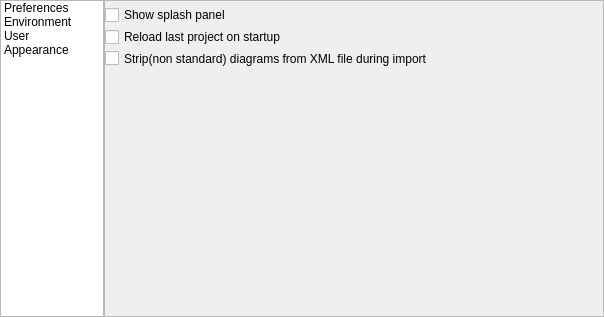
<?xml version="1.0" encoding="UTF-8"?>
<ui version="4.0">
 <class>Form</class>
 <widget class="QWidget" name="Form">
  <property name="geometry">
   <rect>
    <x>0</x>
    <y>0</y>
    <width>604</width>
    <height>317</height>
   </rect>
  </property>
  <property name="sizePolicy">
   <sizepolicy hsizetype="Fixed" vsizetype="Fixed">
    <horstretch>0</horstretch>
    <verstretch>0</verstretch>
   </sizepolicy>
  </property>
  <property name="minimumSize">
   <size>
    <width>604</width>
    <height>317</height>
   </size>
  </property>
  <property name="maximumSize">
   <size>
    <width>604</width>
    <height>317</height>
   </size>
  </property>
  <property name="baseSize">
   <size>
    <width>604</width>
    <height>317</height>
   </size>
  </property>
  <property name="windowTitle">
   <string>Form</string>
  </property>
  <layout class="QHBoxLayout" name="horizontalLayout">
   <property name="spacing">
    <number>0</number>
   </property>
   <property name="leftMargin">
    <number>0</number>
   </property>
   <property name="topMargin">
    <number>0</number>
   </property>
   <property name="rightMargin">
    <number>0</number>
   </property>
   <property name="bottomMargin">
    <number>0</number>
   </property>
   <item>
    <layout class="QHBoxLayout" name="horizontalLayout_3">
     <property name="spacing">
      <number>0</number>
     </property>
     <property name="leftMargin">
      <number>0</number>
     </property>
     <property name="rightMargin">
      <number>0</number>
     </property>
     <item>
      <widget class="QListWidget" name="listWidget">
       <property name="sizePolicy">
        <sizepolicy hsizetype="MinimumExpanding" vsizetype="Expanding">
         <horstretch>0</horstretch>
         <verstretch>0</verstretch>
        </sizepolicy>
       </property>
       <property name="minimumSize">
        <size>
         <width>100</width>
         <height>0</height>
        </size>
       </property>
       <property name="spacing">
        <number>6</number>
       </property>
       <item>
        <property name="text">
         <string>Preferences</string>
        </property>
       </item>
       <item>
        <property name="text">
         <string>Environment</string>
        </property>
       </item>
       <item>
        <property name="text">
         <string>User</string>
        </property>
       </item>
       <item>
        <property name="text">
         <string>Appearance</string>
        </property>
       </item>
      </widget>
     </item>
     <item>
      <widget class="QStackedWidget" name="stackedWidget">
       <property name="sizePolicy">
        <sizepolicy hsizetype="Fixed" vsizetype="Fixed">
         <horstretch>0</horstretch>
         <verstretch>0</verstretch>
        </sizepolicy>
       </property>
       <property name="minimumSize">
        <size>
         <width>500</width>
         <height>315</height>
        </size>
       </property>
       <property name="baseSize">
        <size>
         <width>500</width>
         <height>315</height>
        </size>
       </property>
       <property name="mouseTracking">
        <bool>false</bool>
       </property>
       <property name="frameShape">
        <enum>QFrame::StyledPanel</enum>
       </property>
       <property name="frameShadow">
        <enum>QFrame::Plain</enum>
       </property>
       <property name="currentIndex">
        <number>0</number>
       </property>
       <widget class="QWidget" name="preferencesPage">
        <property name="enabled">
         <bool>true</bool>
        </property>
        <layout class="QVBoxLayout" name="verticalLayout_4">
         <property name="spacing">
          <number>0</number>
         </property>
         <property name="sizeConstraint">
          <enum>QLayout::SetDefaultConstraint</enum>
         </property>
         <property name="leftMargin">
          <number>0</number>
         </property>
         <property name="topMargin">
          <number>0</number>
         </property>
         <property name="rightMargin">
          <number>0</number>
         </property>
         <property name="bottomMargin">
          <number>0</number>
         </property>
         <item>
          <layout class="QHBoxLayout" name="horizontalLayout_4">
           <property name="spacing">
            <number>0</number>
           </property>
           <item>
            <layout class="QVBoxLayout" name="verticalLayout_5">
             <property name="spacing">
              <number>6</number>
             </property>
             <property name="sizeConstraint">
              <enum>QLayout::SetNoConstraint</enum>
             </property>
             <property name="topMargin">
              <number>6</number>
             </property>
             <property name="bottomMargin">
              <number>250</number>
             </property>
             <item>
              <widget class="QCheckBox" name="showSpashPanelCheck">
               <property name="text">
                <string>Show splash panel</string>
               </property>
              </widget>
             </item>
             <item>
              <widget class="QCheckBox" name="ReloadLastProjectCheck">
               <property name="text">
                <string>Reload last project on startup</string>
               </property>
              </widget>
             </item>
             <item>
              <widget class="QCheckBox" name="StripCheck">
               <property name="text">
                <string>Strip(non standard) diagrams from XML file during import</string>
               </property>
              </widget>
             </item>
            </layout>
           </item>
          </layout>
         </item>
        </layout>
       </widget>
       <widget class="QWidget" name="environmentPage">
        <property name="enabled">
         <bool>true</bool>
        </property>
        <layout class="QVBoxLayout" name="verticalLayout_3">
         <property name="spacing">
          <number>6</number>
         </property>
         <property name="leftMargin">
          <number>0</number>
         </property>
         <property name="topMargin">
          <number>0</number>
         </property>
         <property name="rightMargin">
          <number>0</number>
         </property>
         <property name="bottomMargin">
          <number>0</number>
         </property>
         <item>
          <layout class="QHBoxLayout" name="horizontalLayout_6">
           <property name="spacing">
            <number>0</number>
           </property>
           <item>
            <layout class="QVBoxLayout" name="verticalLayout_6">
             <property name="spacing">
              <number>6</number>
             </property>
             <property name="topMargin">
              <number>6</number>
             </property>
             <item>
              <widget class="QLabel" name="label">
               <property name="text">
                <string>Output file format</string>
               </property>
              </widget>
             </item>
             <item>
              <widget class="QComboBox" name="outputFormatComboBox">
               <item>
                <property name="text">
                 <string>GIF</string>
                </property>
               </item>
               <item>
                <property name="text">
                 <string>JPEG</string>
                </property>
               </item>
               <item>
                <property name="text">
                 <string>PNG</string>
                </property>
               </item>
              </widget>
             </item>
             <item>
              <widget class="QLabel" name="label_2">
               <property name="text">
                <string>Save file directory</string>
               </property>
              </widget>
             </item>
             <item>
              <widget class="QLineEdit" name="saveFileDirectoryLine"/>
             </item>
            </layout>
           </item>
           <item>
            <spacer name="horizontalSpacer">
             <property name="orientation">
              <enum>Qt::Horizontal</enum>
             </property>
             <property name="sizeType">
              <enum>QSizePolicy::Preferred</enum>
             </property>
             <property name="sizeHint" stdset="0">
              <size>
               <width>250</width>
               <height>20</height>
              </size>
             </property>
            </spacer>
           </item>
          </layout>
         </item>
         <item>
          <spacer name="verticalSpacer">
           <property name="orientation">
            <enum>Qt::Vertical</enum>
           </property>
           <property name="sizeType">
            <enum>QSizePolicy::Preferred</enum>
           </property>
           <property name="sizeHint" stdset="0">
            <size>
             <width>40</width>
             <height>238</height>
            </size>
           </property>
          </spacer>
         </item>
        </layout>
        <zorder>listWidget</zorder>
        <zorder>verticalLayoutWidget_4</zorder>
        <zorder>verticalSpacer</zorder>
       </widget>
       <widget class="QWidget" name="userPage">
        <property name="enabled">
         <bool>true</bool>
        </property>
        <layout class="QVBoxLayout" name="verticalLayout_10">
         <property name="spacing">
          <number>0</number>
         </property>
         <property name="leftMargin">
          <number>0</number>
         </property>
         <property name="topMargin">
          <number>0</number>
         </property>
         <property name="rightMargin">
          <number>0</number>
         </property>
         <property name="bottomMargin">
          <number>0</number>
         </property>
         <item>
          <layout class="QHBoxLayout" name="horizontalLayout_2">
           <property name="spacing">
            <number>0</number>
           </property>
           <item>
            <layout class="QVBoxLayout" name="verticalLayout_9">
             <property name="spacing">
              <number>6</number>
             </property>
             <property name="topMargin">
              <number>6</number>
             </property>
             <item>
              <widget class="QLabel" name="label_4">
               <property name="text">
                <string>User name</string>
               </property>
              </widget>
             </item>
             <item>
              <widget class="QLineEdit" name="userNameLine"/>
             </item>
             <item>
              <widget class="QLabel" name="label_3">
               <property name="text">
                <string>Email address</string>
               </property>
              </widget>
             </item>
             <item>
              <widget class="QLineEdit" name="emailLine"/>
             </item>
             <item>
              <widget class="QLabel" name="label_5">
               <property name="text">
                <string>User home page</string>
               </property>
              </widget>
             </item>
             <item>
              <widget class="QLineEdit" name="userHomePageLine"/>
             </item>
            </layout>
           </item>
           <item>
            <spacer name="horizontalSpacer_2">
             <property name="orientation">
              <enum>Qt::Horizontal</enum>
             </property>
             <property name="sizeType">
              <enum>QSizePolicy::Preferred</enum>
             </property>
             <property name="sizeHint" stdset="0">
              <size>
               <width>250</width>
               <height>20</height>
              </size>
             </property>
            </spacer>
           </item>
          </layout>
         </item>
         <item>
          <spacer name="verticalSpacer_2">
           <property name="orientation">
            <enum>Qt::Vertical</enum>
           </property>
           <property name="sizeType">
            <enum>QSizePolicy::Preferred</enum>
           </property>
           <property name="sizeHint" stdset="0">
            <size>
             <width>20</width>
             <height>180</height>
            </size>
           </property>
          </spacer>
         </item>
        </layout>
       </widget>
       <widget class="QWidget" name="AppearencePage">
        <property name="enabled">
         <bool>true</bool>
        </property>
        <layout class="QVBoxLayout" name="verticalLayout_12">
         <property name="spacing">
          <number>0</number>
         </property>
         <property name="leftMargin">
          <number>0</number>
         </property>
         <property name="topMargin">
          <number>0</number>
         </property>
         <property name="rightMargin">
          <number>0</number>
         </property>
         <property name="bottomMargin">
          <number>0</number>
         </property>
         <item>
          <layout class="QHBoxLayout" name="horizontalLayout_7">
           <property name="spacing">
            <number>0</number>
           </property>
           <item>
            <layout class="QVBoxLayout" name="verticalLayout_11">
             <property name="spacing">
              <number>6</number>
             </property>
             <property name="topMargin">
              <number>6</number>
             </property>
             <property name="bottomMargin">
              <number>0</number>
             </property>
             <item>
              <widget class="QLabel" name="label_7">
               <property name="text">
                <string>Language</string>
               </property>
              </widget>
             </item>
             <item>
              <widget class="QComboBox" name="languageComboBox">
               <item>
                <property name="text">
                 <string>English</string>
                </property>
               </item>
              </widget>
             </item>
             <item>
              <widget class="QLabel" name="label_6">
               <property name="text">
                <string>Theme</string>
               </property>
              </widget>
             </item>
             <item>
              <widget class="QComboBox" name="themeComboBox">
               <item>
                <property name="text">
                 <string>Windows</string>
                </property>
               </item>
              </widget>
             </item>
            </layout>
           </item>
           <item>
            <spacer name="horizontalSpacer_3">
             <property name="orientation">
              <enum>Qt::Horizontal</enum>
             </property>
             <property name="sizeType">
              <enum>QSizePolicy::Preferred</enum>
             </property>
             <property name="sizeHint" stdset="0">
              <size>
               <width>250</width>
               <height>20</height>
              </size>
             </property>
            </spacer>
           </item>
          </layout>
         </item>
         <item>
          <spacer name="verticalSpacer_3">
           <property name="orientation">
            <enum>Qt::Vertical</enum>
           </property>
           <property name="sizeType">
            <enum>QSizePolicy::Preferred</enum>
           </property>
           <property name="sizeHint" stdset="0">
            <size>
             <width>20</width>
             <height>237</height>
            </size>
           </property>
          </spacer>
         </item>
        </layout>
       </widget>
      </widget>
     </item>
    </layout>
   </item>
   <item>
    <layout class="QVBoxLayout" name="verticalLayout_7">
     <property name="spacing">
      <number>0</number>
     </property>
    </layout>
   </item>
  </layout>
 </widget>
 <resources/>
 <connections/>
</ui>
